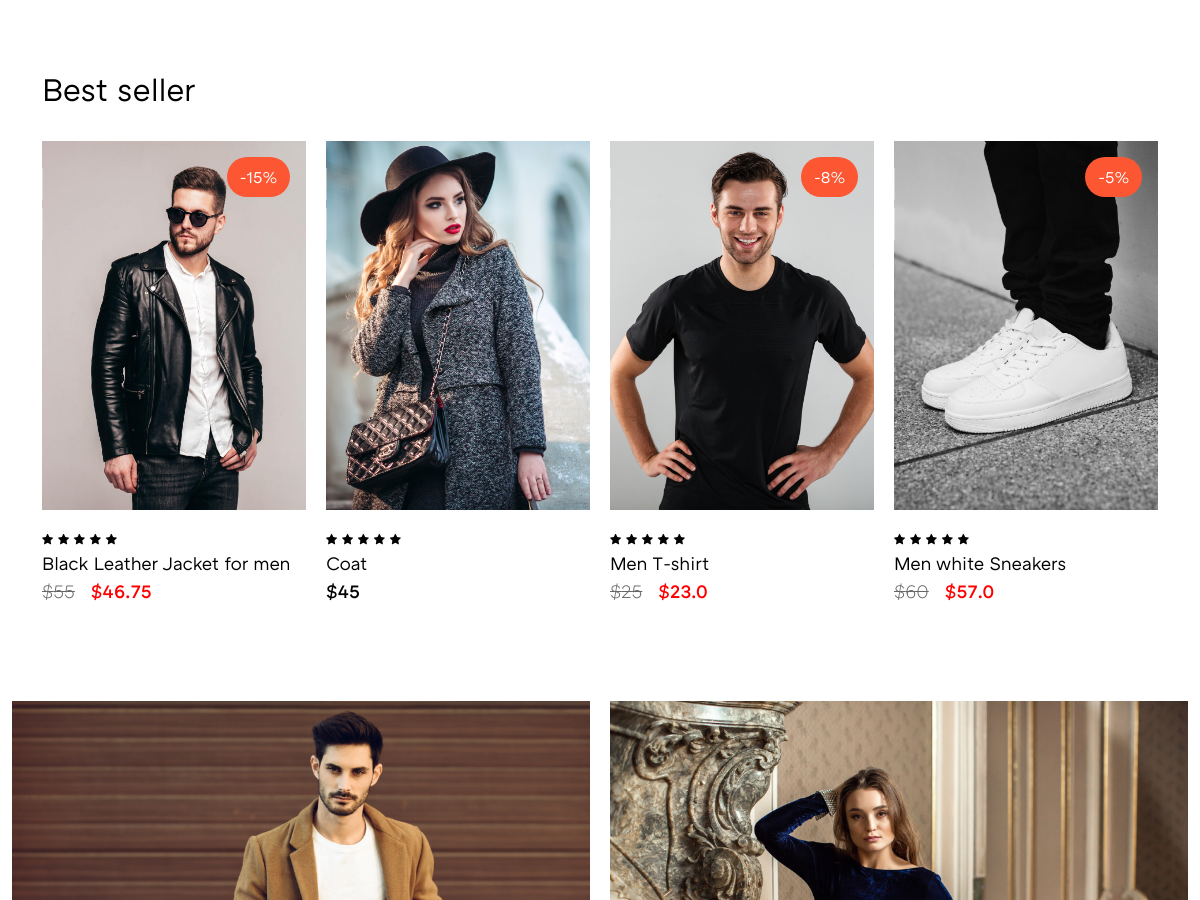
The app's page / (middle part), older data.
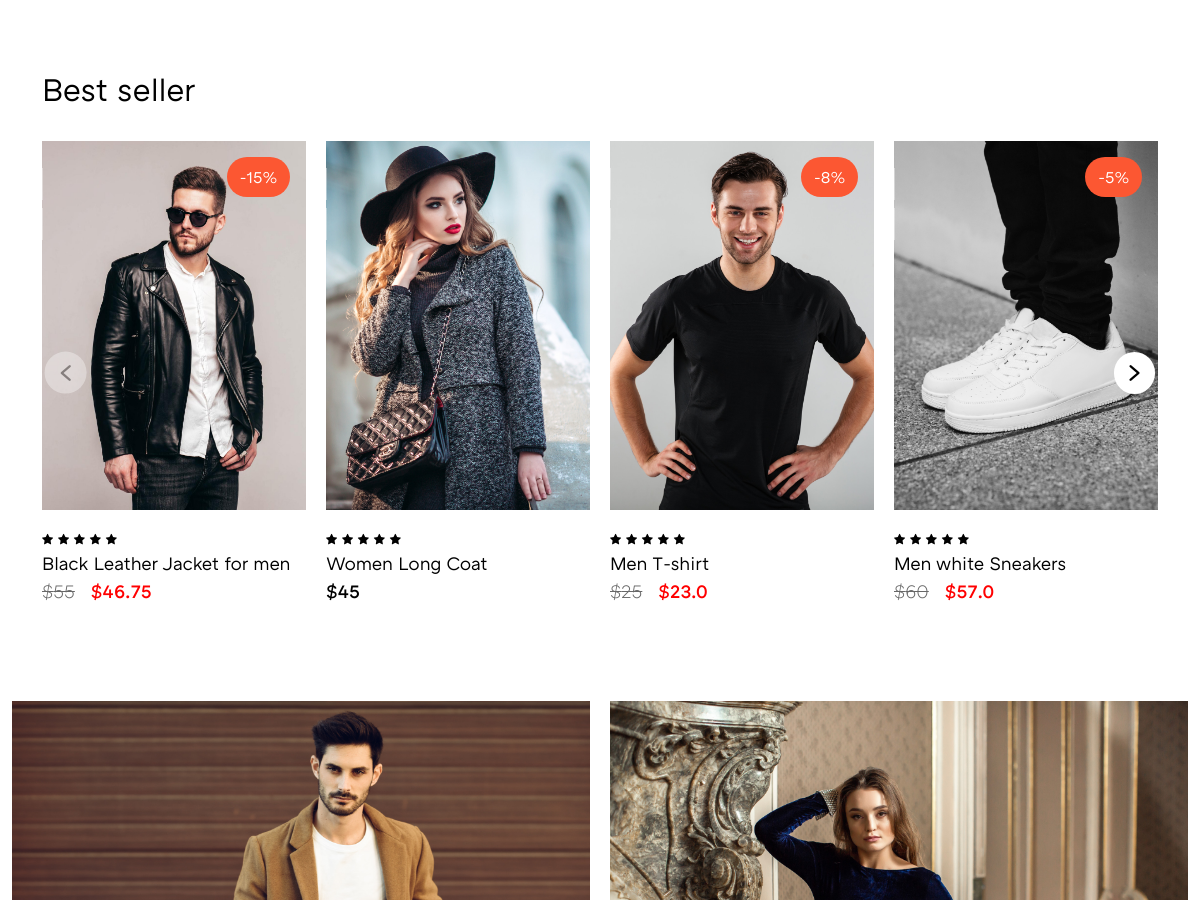
The same page, newer data.
### Store/models.py (models this page shows, shortened)
class Store(models.Model):
    product_name = models.CharField(max_length=100)
    price = models.IntegerField(null=True)
    product_type = models.CharField(max_length=15)
    description = models.TextField(max_length=500)
    Color_1 = models.CharField(max_length=10 , null=True)
    Color_2 = models.CharField(max_length=10, null=True , blank=True)
    Color_3 = models.CharField(max_length=10, null=True , blank=True)
    Feature_1 = models.CharField(max_length=50)
    Feature_2 = models.CharField(max_length=50, null=True , blank=True)
    Feature_3 = models.CharField(max_length=50, null=True , blank=True)
    Size_1 = models.CharField(max_length=20 , null=True)
    Size_2 = models.CharField(max_length=20, null=True , blank=True)
    Size_3 = models.CharField(max_length=20, null=True , blank=True)
    Materials_Care_1 = models.CharField(max_length=50, null=True)
    Materials_Care_2 = models.CharField(max_length=50, null=True , blank=True)
    Materials_Care_3 = models.CharField(max_length=50, null=True , blank=True)
    stock = models.IntegerField()
    sale = models.IntegerField(null=True, blank=True)
    is_available = models.BooleanField(default = True)
    slug =models.SlugField(max_length=100, unique=True)
    Image = models.ImageField(upload_to='Products')
    product_image_1 = models.ImageField(upload_to='Products')
    product_image_2 = models.ImageField(upload_to='Products')
    product_image_3 = models.ImageField(upload_to='Products')
    category = models.ForeignKey(Category, on_delete=models.CASCADE)
    class Meta():
        verbose_name = ''
        verbose_name_plural = 'Product'

### urbax_Flux/views.py (the view)
# urls.py: 2. Add a URL to urlpatterns:  path('', views.home, name='home')
def home(request):
    site_settings = Site_Settings.objects.all()
    hero_slider = Hero_Slider.objects.all()
    categories =  Category.objects.all()
    Products = Store.objects.all()
    sale_section = Sale_Section.objects.all()
    cloth_class_section = Cloth_Class.objects.all()
    our_Stores_section = Our_Locations.objects.all()
    Data = {
        "site_settings_data": site_settings,
        "hero_slider_data": hero_slider,
        "categories_data": categories,
        "sale_section_data" : sale_section,
        "Product_Data" : Products,
        "Cloth_Class_Data": cloth_class_section,
        "Our_Stores_section_data" : our_Stores_section
    }
    return render(request, 'index.html', Data)

### Store/templatetags/custom_tags.py (called while the page is built)
@register.simple_tag
def calculate_discount_price(price, sale):
    try:
        price = float(price)  # Convert price to float
        sale = float(sale)    # Convert sale to float
        if price is not None and sale is not None:
            return price * (1 - sale / 100)  # Calculate discounted price
    except (ValueError, TypeError):
        pass  # If conversion fails, return the original price
    return price  # If there's no sale or conversion fails, return the original price

### templates/index.html (shortened to what this page needs)
{% load custom_tags %}
{% load static %}
{% include 'header.html' %}
<main class="main-content">
  <section class="best-seller swiper-products-carousel swiper-default">
    <div class="container">
      <div class="best-seller-inner">
        <div class="title">
          <h3 class="main-heading-font-medium">Best seller</h3>
        </div>
        <div class="swiper mySwiper2">
          <div class="swiper-wrapper">
            {% for best_seller in Product_Data %}
            {% if best_seller.product_type == 'best seller' %}
            <div class="swiper-slide product-cards">
              <a href="{% url 'product-detail' best_seller.id %}">
              <figure>
                <img loading="lazy" src="{{best_seller.Image.url}}" alt="">
                <figcaption>
                  {% if best_seller.sale %}
                  <span class="sale-off">-{{best_seller.sale}}%</span>
                  {% else %}
                  <span class="d_none"></span>
                  {% endif %}
                </figcaption>
              </figure>
            </a>
              <div class="info">
                <span><i class="icon-rating"></i></span>
                <span><i class="icon-rating"></i></span>
                <span><i class="icon-rating"></i></span>
                <span><i class="icon-rating"></i></span>
                <span><i class="icon-rating"></i></span>
                <a href="{% url 'product-detail' best_seller.id %}"
                  class="product-carousel-anchor">{{best_seller.product_name}}</a>
                  {% if best_seller.sale >= 1 %}
                  <small class="before-price">${{best_seller.price}}</small><span><small  class="red_color px-3">${% calculate_discount_price best_seller.price best_seller.sale %}</small></span>
                  {% else %}
                <small>${{best_seller.price}}</small>
                {% endif %}
              </div>
            </div>
            {% endif %}
            {% endfor %}
          </div>
          <div class="swiper-product-buttons">
            <div class="swiper-button-next"></div>
          </div>
        </div>
      </div>
    </div>
  </section>
  <section class="accessories-galery">
    <div class="container container-lg">
      <div class="accessories-galery-inner">
        <div class="swiper mySwiper3">
          <div class="swiper-wrapper">
            {% for class in Cloth_Class_Data %}
            <div class="swiper-slide">
              <figure>
                <a href="{% url 'shop' %}">
                  <img loading="lazy" src="{{class.image.url}}" alt="">
                </a>
              </figure>
            </div>
            {% endfor %}
          </div>
        </div>
      </div>
    </div>
  </section>
</main>
{% include 'footer.html' %}

Row changes from the older to the newer data that the page shows:
changed Store: product_name "Coat" → "Women Long Coat"
